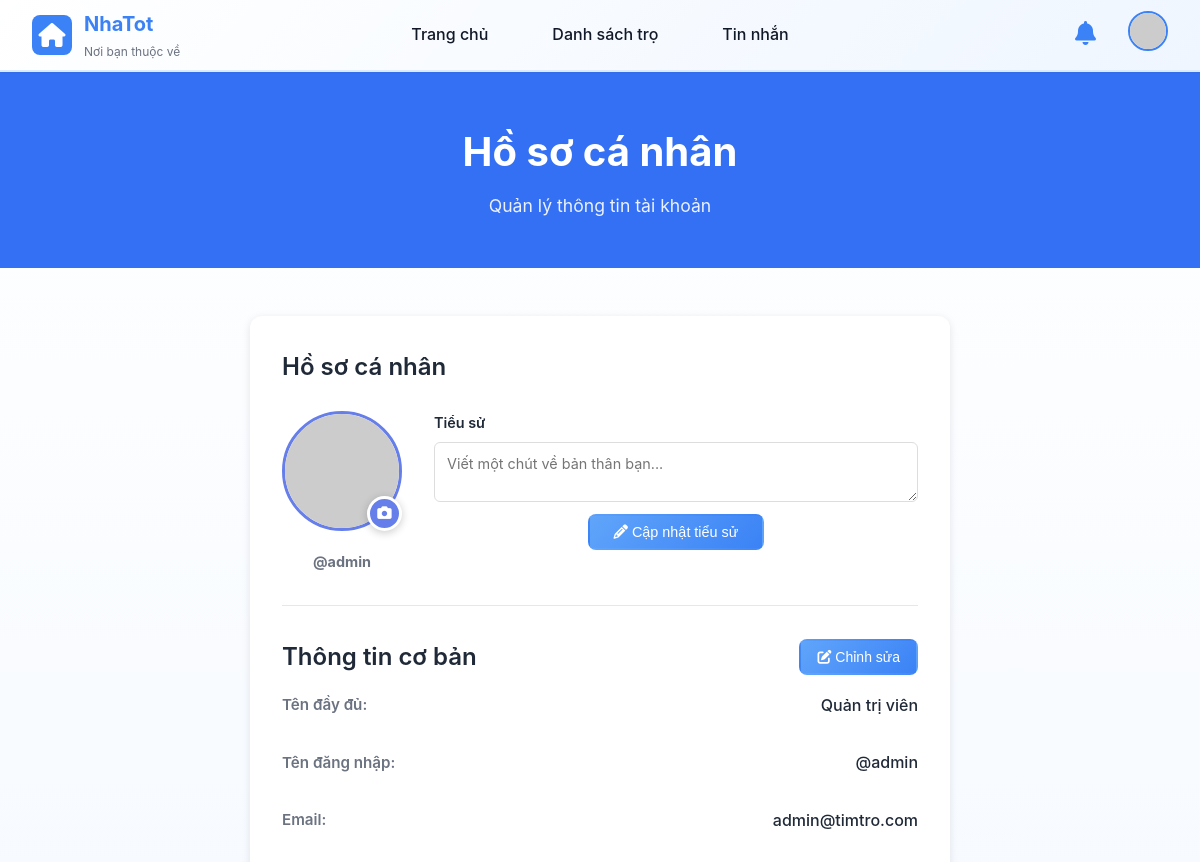
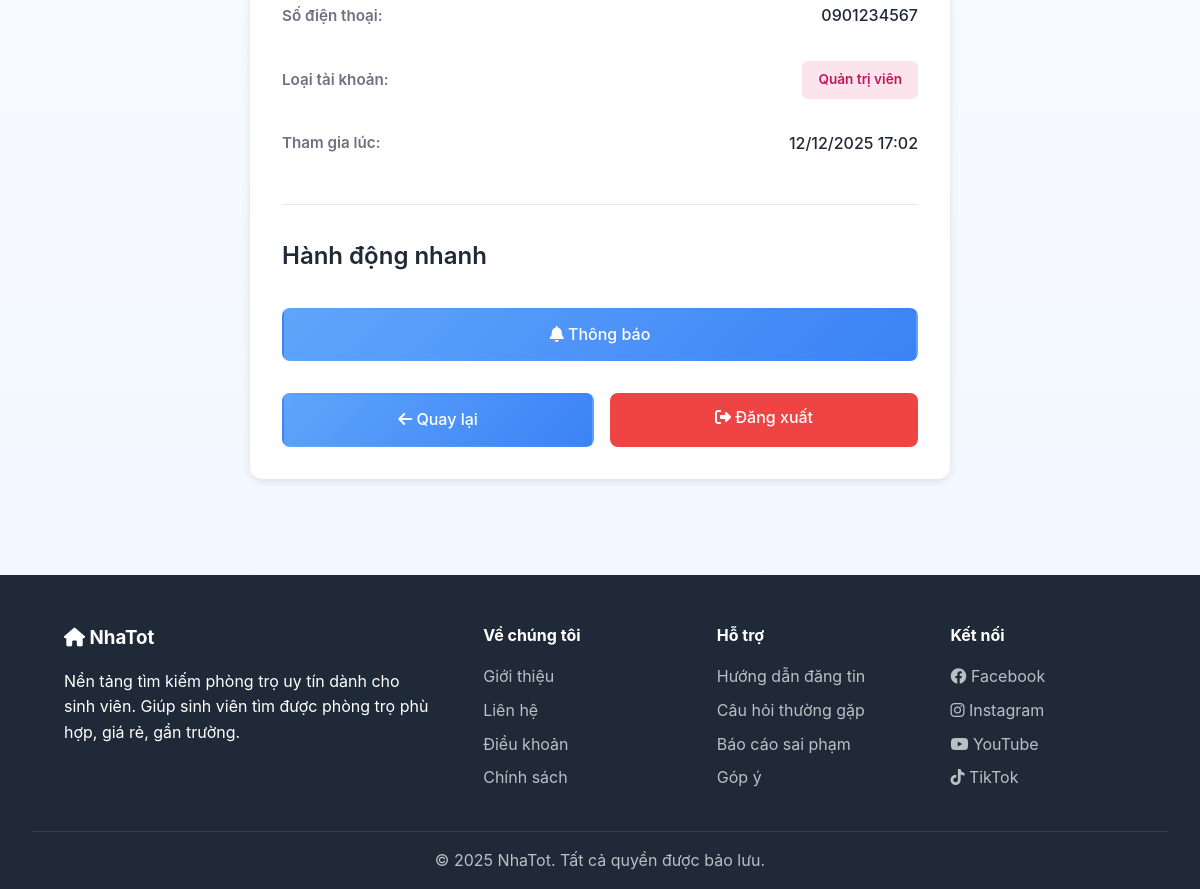
The page /Views/user/profile.php (signed in) on the database its author committed (2 pictures, top to bottom).
### tables this page shows
CREATE TABLE users (
    id INT AUTO_INCREMENT PRIMARY KEY,
    username VARCHAR(50) UNIQUE NOT NULL,
    email VARCHAR(100) UNIQUE NOT NULL,
    password VARCHAR(255) NOT NULL,
    full_name VARCHAR(100) NOT NULL,
    phone VARCHAR(20),
    avatar VARCHAR(255),
    bio TEXT,
    role ENUM('admin', 'landlord', 'tenant') NOT NULL DEFAULT 'tenant',
    status ENUM('active', 'inactive', 'banned') DEFAULT 'active',
    created_at TIMESTAMP DEFAULT CURRENT_TIMESTAMP,
    updated_at TIMESTAMP DEFAULT CURRENT_TIMESTAMP ON UPDATE CURRENT_TIMESTAMP,
    INDEX idx_role (role),
    INDEX idx_status (status),
    INDEX idx_email (email)
);

### config.php (called while the page is built, shortened)
<?php
function getDB() {
    static $conn = null;
    if ($conn === null) {
        try {
            $dsn = 'mysql:host=' . DB_HOST . ';dbname=' . DB_NAME . ';charset=utf8mb4';
            $options = [
                PDO::ATTR_ERRMODE => PDO::ERRMODE_EXCEPTION,
                PDO::ATTR_DEFAULT_FETCH_MODE => PDO::FETCH_ASSOC,
                PDO::ATTR_EMULATE_PREPARES => false,
            ];
            $conn = new PDO($dsn, DB_USER, DB_PASS, $options);
        } catch (PDOException $e) {
            $errorMsg = 'Database connection failed: ' . $e->getMessage();
            error_log($errorMsg);
            if (strpos($e->getMessage(), 'SQLSTATE') !== false) {
                if (strpos($e->getMessage(), 'Unknown database') !== false) {
                    die("Error: Database '" . DB_NAME . "' not found. Please create the database and import the SQL schema.");
                } else {
                    die("Database Error: " . $e->getMessage());
                }
            }
            die('Database connection failed. Please try again later.');
        }
    }
    return $conn;
}
function isLoggedIn() {
    return isset($_SESSION['user_id']);
}
?>

### Views/user/profile.php (the view, shortened to what this page needs)
<?php
require_once __DIR__ . '/../../config.php';
$user = null;
try {
    $query = "SELECT id, username, email, phone, full_name, avatar, bio, role, created_at FROM users WHERE id = ?";
    $stmt = getDB()->prepare($query);
    $stmt->execute([$_SESSION['user_id']]);
    $user = $stmt->fetch(PDO::FETCH_ASSOC);
} catch (PDOException $e) {
    error_log("Query error: " . $e->getMessage());
}
?>
<!DOCTYPE html>
<html lang="vi">
<head>
    <link rel="stylesheet" href="../../assets/css/style.css">
    <link rel="stylesheet" href="https://cdnjs.cloudflare.com/ajax/libs/font-awesome/6.4.0/css/all.min.css">
</head>
<body>
    <header class="header">
        <nav class="navbar">
            <a href="../../index.php" class="logo">
                <div class="logo-icon-box">
                    <i class="fas fa-home"></i>
                </div>
                <div class="logo-text">
                    <h1>NhaTot</h1>
                    <p>Nơi bạn thuộc về</p>
                </div>
            </a>
            <ul class="nav-menu">
                <li><a href="../../index.php" class="nav-link">Trang chủ</a></li>
                <li><a href="../posts/list.php" class="nav-link">Danh sách trọ</a></li>
                <?php if (isLoggedIn()): ?>
                <li style="position: relative;">
                    <a href="../chat/chat.php" class="nav-link">Tin nhắn</a>
                </li>
                <?php endif; ?>
            </ul>
            <div class="nav-actions">
                <?php if (isLoggedIn()): ?>
                    <div class="notification-wrapper">
                        <button class="notification-bell-btn" onclick="toggleNotificationDropdown(event)" title="Thông báo">
                            <i class="fas fa-bell"></i>
                        </button>
                    </div>
                    <div class="user-menu-wrapper" style="position: relative;">
                        <button class="user-avatar-btn" onclick="toggleUserMenu(event)">
                            <img src="<?php echo !empty($user['avatar']) ? '../../uploads/avatars/' . htmlspecialchars($user['avatar']) : 'https://via.placeholder.com/40/3b82f6/ffffff?text=' . strtoupper(substr($_SESSION['username'], 0, 1)); ?>" alt="Avatar" style="width: 40px; height: 40px; border-radius: 50%; object-fit: cover; border: 2px solid #3b82f6; cursor: pointer;">
                        </button>
                    </div>
                <?php else: ?>
                    <a href="../auth/login.php" class="btn btn-outline btn-sm">Đăng nhập</a>
                    <a href="../auth/register.php" class="btn btn-register btn-sm">Đăng ký</a>
                <?php endif; ?>
            </div>
        </nav>
    </header>
    <section class="page-header">
        <h1>Hồ sơ cá nhân</h1>
        <p>Quản lý thông tin tài khoản</p>
    </section>
    <div class="content-wrapper">
        <div class="container">
            <?php if ($user): ?>
                <div class="profile-container">
                    <div class="profile-section">
                        <h2>Hồ sơ cá nhân</h2>
                        <div style="display: flex; align-items: flex-start; gap: 2rem; flex-wrap: wrap;">
                            <div>
                                <div class="avatar-wrapper">
                                    <img id="avatarImage"
                                         src="<?php echo !empty($user['avatar']) ? '../../uploads/avatars/' . htmlspecialchars($user['avatar']) : 'https://via.placeholder.com/120?text=' . substr($user['username'], 0, 1); ?>"
                                         alt="Avatar"
                                         class="avatar-image">
                                    <button type="button" class="avatar-edit-btn" onclick="openAvatarModal()">
                                        <i class="fas fa-camera"></i>
                                    </button>
                                </div>
                                <p style="color: #6b7280; margin: 0.75rem 0 0 0; font-size: 0.9rem; text-align: center;">
                                    <strong>@<?php echo htmlspecialchars($user['username']); ?></strong>
                                </p>
                            </div>
                            <div style="flex: 1; min-width: 250px;">
                                <form method="POST" style="margin: 0; display: flex; flex-direction: column;" id="bioForm">
                                    <label style="display: block; font-weight: 600; color: #1f2937; margin-bottom: 0.5rem; font-size: 0.9rem;">Tiểu sử</label>
                                    <textarea name="bio" id="bioInput" placeholder="Viết một chút về bản thân bạn..."
                                              style="width: 100%; height: 80px; padding: 0.75rem; border: 1px solid #ddd; border-radius: 6px; font-family: inherit; resize: vertical; font-size: 0.9rem; flex: 1;"><?php echo htmlspecialchars($user['bio'] ?? ''); ?></textarea>
                                    <div style="display: flex; justify-content: center; margin-top: 0.75rem;">
                                        <button type="button" id="bioBtn" class="btn btn-outline" style="padding: 0.5rem 1.5rem; font-size: 0.9rem;" onclick="focusBioInput()">
                                            <i class="fas fa-pencil-alt"></i> Cập nhật tiểu sử
                                        </button>
                                    </div>
                                </form>
                            </div>
                        </div>
                    </div>
                    <div class="profile-section">
                        <div style="display: flex; justify-content: space-between; align-items: center;">
                            <h2 style="margin: 0;">Thông tin cơ bản</h2>
                            <button type="button" class="btn btn-outline btn-sm" onclick="openInfoModal()">
                                <i class="fas fa-edit"></i> Chỉnh sửa
                            </button>
                        </div>
                        <div class="profile-item">
                            <span class="profile-label">Tên đầy đủ:</span>
                            <span class="profile-value"><?php echo htmlspecialchars($user['full_name'] ?? 'N/A'); ?></span>
                        </div>
                        <div class="profile-item">
                            <span class="profile-label">Tên đăng nhập:</span>
                            <span class="profile-value">@<?php echo htmlspecialchars($user['username']); ?></span>
                        </div>
                        <div class="profile-item">
                            <span class="profile-label">Email:</span>
                            <span class="profile-value"><?php echo htmlspecialchars($user['email']); ?></span>
                        </div>
                        <div class="profile-item">
                            <span class="profile-label">Số điện thoại:</span>
                            <span class="profile-value"><?php echo htmlspecialchars($user['phone'] ?? 'Chưa cập nhật'); ?></span>
                        </div>
                        <div class="profile-item">
                            <span class="profile-label">Loại tài khoản:</span>
                            <span class="role-badge <?php echo strtolower($user['role']); ?>">
                                <?php
                                $role_text = [
                                    'tenant' => 'Người thuê',
                                    'landlord' => 'Chủ trọ',
                                    'admin' => 'Quản trị viên'
                                ];
                                echo $role_text[$user['role']] ?? $user['role'];
                                ?>
                            </span>
                        </div>
                        <div class="profile-item">
                            <span class="profile-label">Tham gia lúc:</span>
                            <span class="profile-value"><?php echo date('d/m/Y H:i', strtotime($user['created_at'])); ?></span>
                        </div>
                    </div>
                    <div class="profile-section">
                        <h2>Hành động nhanh</h2>
                        <div class="btn-group">
                            <a href="notifications.php" class="btn btn-outline">
                                <i class="fas fa-bell"></i> Thông báo
                            </a>
                        </div>
                        <div class="btn-group">
                            <a href="../../index.php" class="btn btn-outline">
                                <i class="fas fa-arrow-left"></i> Quay lại
                            </a>
                            <a href="../../Controllers/AuthController.php?action=logout" class="btn btn-danger">
                                <i class="fas fa-sign-out-alt"></i> Đăng xuất
                            </a>
                        </div>
                    </div>
                </div>
            <?php endif; ?>
        </div>
    </div>
    <footer class="footer">
        <div class="container">
            <div class="footer-grid">
                <div class="footer-about">
                    <h3><i class="fas fa-home"></i> NhaTot</h3>
                    <p>Nền tảng tìm kiếm phòng trọ uy tín dành cho sinh viên. Giúp sinh viên tìm được phòng trọ phù hợp, giá rẻ, gần trường.</p>
                </div>
                <div class="footer-links">
                    <h4>Về chúng tôi</h4>
                    <ul>
                        <li><a href="#">Giới thiệu</a></li>
                        <li><a href="#">Liên hệ</a></li>
                        <li><a href="#">Điều khoản</a></li>
                        <li><a href="#">Chính sách</a></li>
                    </ul>
                </div>
                <div class="footer-links">
                    <h4>Hỗ trợ</h4>
                    <ul>
                        <li><a href="#">Hướng dẫn đăng tin</a></li>
                        <li><a href="#">Câu hỏi thường gặp</a></li>
                        <li><a href="#">Báo cáo sai phạm</a></li>
                        <li><a href="#">Góp ý</a></li>
                    </ul>
                </div>
                <div class="footer-links">
                    <h4>Kết nối</h4>
                    <ul>
                        <li><a href="#"><i class="fab fa-facebook"></i> Facebook</a></li>
                        <li><a href="#"><i class="fab fa-instagram"></i> Instagram</a></li>
                        <li><a href="#"><i class="fab fa-youtube"></i> YouTube</a></li>
                        <li><a href="#"><i class="fab fa-tiktok"></i> TikTok</a></li>
                    </ul>
                </div>
            </div>
            <div class="footer-bottom">
                <p>&copy; 2025 NhaTot. Tất cả quyền được bảo lưu.</p>
            </div>
        </div>
    </footer>
</body>
</html>

### rows shown on the page
users: username "admin", full_name "Quản trị viên", email "admin@timtro.com", phone "0901234567", role "Quản trị viên", created_at "12/12/2025 17:02"
